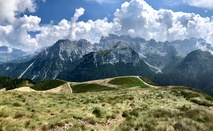
//> input picture images/fiamma.jpg, 213 x 131 px, shrunk from 1600 x 981 before the run
$ ./toonify images/fiamma.jpg 3 3 2   (built with g++ and OpenCV 4)
//> lines starting //> are read from the running program, lines starting //| are printed output that depends on the picture
#include <opencv2/opencv.hpp>
#include <opencv2/photo.hpp>
#include <iostream>
#include <map>
#include <vector>
#include <stack>
#include <cassert>
#include <limits>

struct lessVec3b {
    bool operator()(cv::Vec3b const& lhs, cv::Vec3b const& rhs) const {
        return (lhs[2] != rhs[2]) ? (lhs[2] < rhs[2])
                                  : ((lhs[1] != rhs[1]) ? (lhs[1] < rhs[1])
                                                        : (lhs[0] < rhs[0]));
    }
};

typedef std::map<cv::Vec3b, uint64_t, lessVec3b> map_type;

void reduce_colors_kmeans(cv::Mat3b const& src, cv::Mat3b& dst, int num_colors,
                          std::vector<int>& labels, cv::Mat1f& colors,
                          map_type& palette) {
    int n = src.rows * src.cols;
    cv::Mat data = src.reshape(1, n);
    data.convertTo(data, CV_32F);

    labels.reserve(n);
    cv::kmeans(data, num_colors, labels, cv::TermCriteria(), 1,
               cv::KMEANS_PP_CENTERS, colors);

    for (int i = 0; i < n; ++i) {
        int label = labels[i];
        data.at<float>(i, 0) = colors(label, 0);
        data.at<float>(i, 1) = colors(label, 1);
        data.at<float>(i, 2) = colors(label, 2);
        cv::Vec3b color(colors(label, 0), colors(label, 1), colors(label, 2));
        auto it = palette.find(color);
        if (it == palette.end()) {
            palette[color] = 1;
        } else {
            palette[color] += 1;
        }
    }

    cv::Mat reduced = data.reshape(3, src.rows);
    reduced.convertTo(dst, CV_8U);
}

void print_color_numbers(cv::Mat3b& dst, int rows, int cols,
                         std::vector<int> const& labels,
                         std::vector<cv::Point2f> const& centroids,
                         cv::Mat1f const& colors, map_type& palette) {
    static const float font_scale = 1.0;
    static const float thickness = 0.5;

    assert(labels.size() == centroids.size());

    static const size_t step = 1;
    for (size_t i = 0; i < centroids.size(); i += step) {
        if (i > centroids.size()) break;
        auto centroid = centroids[i];
        int label = labels[i];

        cv::Vec3b color(colors(label, 0), colors(label, 1), colors(label, 2));

        auto it = palette.find(color);
        assert(it != palette.end());
        auto color_id = (*it).second;
        std::cout << "region " << i << ": color_id " << color_id << std::endl;

        cv::putText(dst, std::to_string(color_id), centroid,
                    cv::FONT_HERSHEY_PLAIN, font_scale, CV_RGB(255, 0, 0),
                    thickness);
        // cv::circle(dst, centroid, 8, cv::Scalar(0, 255, 0), -1);
    }
}

void reshape2d(std::vector<int> const& labels,
               std::vector<std::vector<int>>& labels2d, int num_rows,
               int num_cols) {
    assert(labels.size() == num_rows * num_cols);
    labels2d.resize(num_rows, std::vector<int>());
    for (int i = 0; i != num_rows; ++i) {
        labels2d[i].resize(num_cols);
        memcpy(&labels2d[i][0], &labels[i * num_cols], sizeof(int) * num_cols);
    }
}

void visit(std::vector<std::vector<int>> const& labels2d, int r, int c,
           int label, std::vector<std::vector<bool>>& visited,
           std::vector<cv::Point2f>& region) {
    assert(r >= 0);
    assert(c >= 0);
    assert(r < labels2d.size());
    assert(c < labels2d[0].size());
    assert(labels2d[r][c] == label);

    if (visited[r][c]) return;

    // visit neighbours if they are unvisited and have the same label

    std::stack<cv::Point2f> queue;
    queue.emplace(r, c);

    while (!queue.empty()) {
        auto point = queue.top();
        r = point.x;
        c = point.y;
        queue.pop();
        if (!visited[r][c]) {
            visited[r][c] = true;
            region.emplace_back(r, c);

            // r-1,c-1
            if (r - 1 >= 0 and c - 1 >= 0 and !visited[r - 1][c - 1] and
                labels2d[r - 1][c - 1] == label) {
                queue.emplace(r - 1, c - 1);
            }

            // r-1,c
            if (r - 1 >= 0 and !visited[r - 1][c] and
                labels2d[r - 1][c] == label) {
                queue.emplace(r - 1, c);
            }

            // r-1,c+1
            if (r - 1 >= 0 and c + 1 < labels2d[0].size() and
                !visited[r - 1][c + 1] and labels2d[r - 1][c + 1] == label) {
                queue.emplace(r - 1, c + 1);
            }

            // r,c-1
            if (c - 1 >= 0 and !visited[r][c - 1] and
                labels2d[r][c - 1] == label) {
                queue.emplace(r, c - 1);
            }

            // r,c+1
            if (c + 1 < labels2d[0].size() and !visited[r][c + 1] and
                labels2d[r][c + 1] == label) {
                queue.emplace(r, c + 1);
            }

            // r+1,c-1
            if (r + 1 < labels2d.size() and c - 1 >= 0 and
                !visited[r + 1][c - 1] and labels2d[r + 1][c - 1] == label) {
                queue.emplace(r + 1, c - 1);
            }

            // r+1,c
            if (r + 1 < labels2d.size() and !visited[r + 1][c] and
                labels2d[r + 1][c] == label) {
                queue.emplace(r + 1, c);
            }

            // r+1,c+1
            if (r + 1 < labels2d.size() and !visited[r + 1][c + 1] and
                c + 1 < labels2d[0].size() and
                labels2d[r + 1][c + 1] == label) {
                queue.emplace(r + 1, c + 1);
            }
        }
    }
}

void visit(std::vector<std::vector<int>> const& labels2d,
           std::vector<std::vector<cv::Point2f>>& regions) {
    int num_rows = labels2d.size();
    int num_cols = labels2d[0].size();

    std::vector<std::vector<bool>> visited;
    visited.resize(num_rows, std::vector<bool>());
    for (int r = 0; r != num_rows; ++r) { visited[r].resize(num_cols, false); }

    for (int r = 0; r != num_rows; ++r) {
        for (int c = 0; c != num_cols; ++c) {
            std::vector<cv::Point2f> region;
            int label = labels2d[r][c];
            visit(labels2d, r, c, label, visited, region);
            if (region.size() > 0) { regions.push_back(region); }
        }
    }
}

cv::Point2f compute_centroid(  // int rows, int cols, uint64_t i,
    std::vector<cv::Point2f> const& region) {
    // [14 lines of commented-out code are left out]

    int K = 10;
    if (region.size() < K) K = region.size();
    const static int ITERATIONS = 3;
    std::vector<int> labels;
    std::vector<cv::Point2f> centers;
    labels.reserve(region.size());
    cv::kmeans(region, K, labels, cv::TermCriteria(), ITERATIONS,
               cv::KMEANS_PP_CENTERS, centers);

    // choose the centroid that minimizes the inner-centroid distance
    std::vector<double> distances;
    distances.reserve(centers.size());
    for (auto p : centers) {
        double sum = 0.0;
        for (auto q : centers) sum += cv::norm(p - q);
        distances.push_back(sum);
    }
    uint64_t index = std::min_element(distances.begin(), distances.end()) -
                     distances.begin();

    assert(index < centers.size());
    auto center = centers[index];
    return {center.y, center.x};
}

// [9 lines of commented-out code are left out]

void auto_canny(cv::Mat3b& src, cv::Mat& canny, std::string const& filename) {
    cv::Mat detected_edges;
    Canny(src, detected_edges, 1, 1, 3);
    canny = ~detected_edges;

    // uncomment the following piece of code to blend edges and original image
    // cv::Mat dst = Scalar::all(0);
    // cv::Mat addweight;
    // src.copyTo(dst, detected_edges);  // copy part of src image according to
    // the
    //                                   // canny output, canny is used as mask
    // cvtColor(detected_edges, detected_edges,
    //          COLOR_GRAY2BGR);  // convert canny image to bgr
    // addWeighted(src, 1.0, detected_edges, 1.0, 1.0,
    //             addweight);  // blend src image with canny image
    // src += detected_edges;   // add src image with canny image
}

int main(int argc, char** argv) {
    if (argc < 1 + 4) {
        std::cout << argv[0]
                  << " [path_to_file] [num_colors] [blur_level] [scale_factor]"
                  << std::endl;
        return 1;
    }

    std::string filename(argv[1]);
    int num_colors = std::atoi(argv[2]);
    int blur_level = std::atoi(argv[3]);
    cv::Mat3b read = cv::imread(argv[1]);
//> read is the input picture: 131 rows x 213 cols, CV_8UC3; mean B, G, R 130.9, 132.5, 119.8
    float scale_factor = std::stof(argv[4]);
//> scale_factor = 2

    // resize the image
    cv::Mat3b img;
    cv::resize(read, img, cv::Size(), scale_factor, scale_factor);
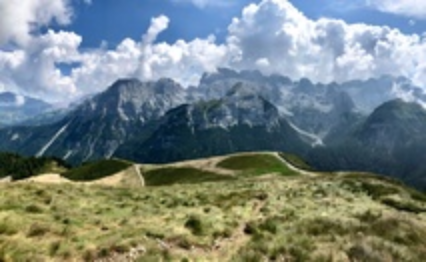
//> img: 262 rows x 426 cols, CV_8UC3; mean B, G, R 130.9, 132.4, 119.7

    // smooth image to remove noise
    // typical values are 7, 9, or larger for bigger images
    cv::Mat3b blurred;
    cv::medianBlur(img, blurred, blur_level);

    // apply bilateral filtering
    cv::Mat3b filtered;
    cv::bilateralFilter(blurred, filtered, 9, 17, 17);

    // reduce number of colors
    cv::Mat3b reduced;
    std::vector<int> labels;
    cv::Mat1f colors;
    map_type palette;
    reduce_colors_kmeans(filtered, reduced, num_colors, labels, colors,
                         palette);
//> in reduce_colors_kmeans, `cv::kmeans(data, num_colors, labels, cv::TermCriteria(), 1, cv::KMEANS..`: labels = 111612 items; colors = [[127.1, 139.2, 129.1], [62.17, 67.88, 53.05], [220.6, 199.6, 185]]
//> the loop in reduce_colors_kmeans, `for (int i = 0; i < n; ++i)` made 111612 passes
//> (label, color) on passes 1 to 3: (2, [220, 199, 184]), (2, [220, 199, 184]), (2, [220, 199, 184])
//> in reduce_colors_kmeans, `cv::Mat reduced = data.reshape(3, src.rows);`:
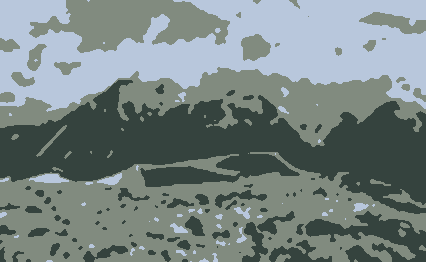
//> reduced: 262 rows x 426 cols, CV_32FC3; mean B, G, R 130.8, 132.3, 119.6
//> labels = 111612 items; palette = 3 items

    // write palette
    static const double MIN_AREA = 0.1;
    std::cout << "rows: " << img.rows << std::endl;
//| rows: 262
    std::cout << "cols: " << img.cols << std::endl;
//| cols: 426
    uint64_t area = img.rows * img.cols;
//> area = 111612

    uint64_t count = 0;
    for (auto& color : palette) {
        double color_area = (color.second * 100.0) / area;
        if (color_area > MIN_AREA) ++count;
    }
//> this loop made 3 passes
//> color_area on passes 1 to 3: 31.49, 42.62, 25.89
//> after the loop, count = 3

    static const uint64_t PALETTE_SIZE = 150;
    static const uint64_t OFFSET = 50;
    // Print palette and assing color id
    cv::Mat3b palette_img(PALETTE_SIZE + OFFSET, count * PALETTE_SIZE);
//> palette_img: 200 rows x 450 cols, CV_8UC3; every value is 0
    palette_img.setTo(cv::Scalar(255, 255, 255));
//> palette_img: 200 rows x 450 cols, CV_8UC3; every value is 255
    uint64_t id = 1;
    for (auto& color : palette) {
        double color_area = (color.second * 100.0) / area;
        if (color_area > MIN_AREA) {
            color.second = id;

            std::cout << "Color " << color.second << " : rgb("
                      << int(color.first[2]) << ", " << int(color.first[1])
                      << ", " << int(color.first[0]) << ")"
                      << " \t - Area: " << color_area << "%" << std::endl;

            uint64_t base = (id - 1) * PALETTE_SIZE;
            for (uint64_t i = 0; i != PALETTE_SIZE; ++i) {
                for (uint64_t j = 0; j != PALETTE_SIZE; ++j) {
                    palette_img.at<cv::Vec3b>(j + OFFSET, base + i) =
                        color.first;
                }
            }

            cv::putText(
                palette_img, std::to_string(id),
                cv::Point(base + PALETTE_SIZE / 2 - 10, OFFSET / 2 + 10),
                cv::FONT_HERSHEY_PLAIN, 2, CV_RGB(0, 0, 0), 2);

            id += 1;
        }
    }
//> this loop made 3 passes
//> (color_area, base) on passes 2 to 3: (42.62, 150), (25.89, 300)
//| Color 1 : rgb(53, 67, 62) 	 - Area: 31.4903%
//| Color 2 : rgb(129, 139, 127) 	 - Area: 42.6155%
//| Color 3 : rgb(184, 199, 220) 	 - Area: 25.8942%
//> pass 1, `cv::putText( palette_img, std::to_string(id), cv::Point(base + PALETTE..`:
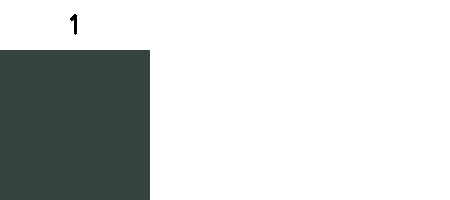
//> palette_img: 200 rows x 450 cols, CV_8UC3; mean B, G, R 206.5, 207.8, 204.3
//> pass 3, `cv::putText( palette_img, std::to_string(id), cv::Point(base + PALETTE..`:
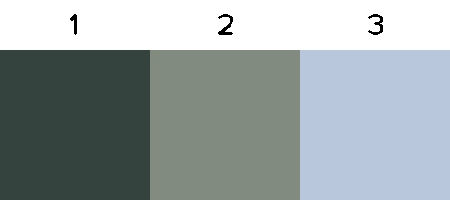
//> palette_img: 200 rows x 450 cols, CV_8UC3; mean B, G, R 165.1, 164.1, 154.3
//> after the loop, id = 4

    cv::imwrite(filename + ".palette.jpeg", palette_img);

    std::vector<std::vector<int>> labels2d;
    reshape2d(labels, labels2d, img.rows, img.cols);
//> in reshape2d, `labels2d.resize(num_rows, std::vector<int>());`: labels2d = 262 items
//> labels2d = 262 items

    // calculate regions
    std::vector<std::vector<cv::Point2f>> regions;
    visit(labels2d, regions);
//> in visit, `int num_rows = labels2d.size();`: num_rows = 262
//> in visit, `int num_cols = labels2d[0].size();`: num_cols = 426
//> in visit, `visited.resize(num_rows, std::vector<bool>());`: visited = 262 items
//> after the loop in visit, `for (int r = 0; r != num_rows; ++r)`: regions = 173 point lists
//> regions = 173 point lists
    std::cout << "visit done!" << std::endl;

    // Canny's edge detection
    cv::Mat canny;
    auto_canny(reduced, canny, filename);
//> in auto_canny, `Canny(src, detected_edges, 1, 1, 3);`:
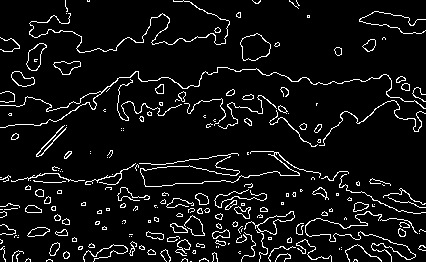
//> detected_edges: 262 rows x 426 cols, CV_8UC1; 6.9% white in thin lines or dots
//> in auto_canny, `canny = ~detected_edges;`: canny: 262 rows x 426 cols, CV_8UC1; 93.1% white; black in thin lines or dots
    cv::imwrite(filename + ".canny.jpeg", canny);
    cv::imwrite(filename + ".toonified.jpeg", reduced);
    cv::Mat3b canny3b = cv::imread((filename + ".canny.jpeg").c_str());
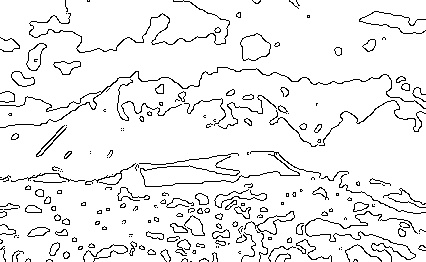
//> canny3b: 262 rows x 426 cols, CV_8UC3; min 0, max 255, mean 237.1
    // cv::Mat3b canny3b = canny;

    // calculate centroids of regions
    std::vector<cv::Point2f> centroids;
    centroids.reserve(regions.size());
    std::vector<int> final_labels;
    final_labels.reserve(regions.size());

    uint64_t sum = 0;
    for (uint64_t i = 0; i != regions.size(); ++i) {
        auto const& region = regions[i];
        sum += region.size();
        double color_area = (region.size() * 100.0) / area;
        if (color_area > MIN_AREA / 10) {
            // std::cout << region.size() << " points in region" << std::endl;
            // auto centroid = compute_centroid(img.rows, img.cols, i, region);
            auto centroid = compute_centroid(region);
            centroids.push_back(centroid);
            auto first_point = region.front();
            uint64_t index = first_point.x * img.cols + first_point.y;
            int label = labels[index];

            final_labels.push_back(label);

            // [13 lines of commented-out code are left out]
        }
    }
//> this loop made 173 passes
//> (sum, color_area, center in compute_centroid, centroid, first_point, index, label) on passes 1, 23, 53: (27473, 24.61, Point(34.73, 225.9), Point(225.9, 34.73), Point(0, 0), 0, 2), (75621, 24.71, Point(148.4, 234.1), Point(234.1, 148.4), Point(80, 118), 34198, 1), (102476, 23.18, Point(237.6, 155), Point(155, 237.6), Point(152, 250), 65002, 0)

    assert(sum == area);
    std::cout << "#ignore " << sum << std::endl;
//| #ignore 111612

    // annotate image with colors' numbers
    print_color_numbers(canny3b, img.rows, img.cols, final_labels, centroids,
                        colors, palette);
//> the loop in print_color_numbers, `for (size_t i = 0; i < centroids.size(); i += step)` made 125 passes
//| region 0: color_id 3
//| region 1: color_id 2
//| region 2: color_id 2
//| region 3: color_id 2
//| region 4: color_id 2
//| region 5: color_id 2
//| region 6: color_id 3
//| region 7: color_id 2
//> (output is shown up to pass 8 of 125)
//> after the loop in print_color_numbers, `for (size_t i = 0; i < centroids.size(); i += step)`:
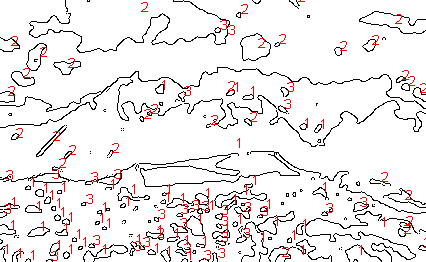
//> dst: 262 rows x 426 cols, CV_8UC3; mean B, G, R 232.9, 232.9, 237.7
    imwrite(filename + ".annotated.jpeg", canny3b);

    return 0;
}

$ run again, on images/meat-ball.jpeg
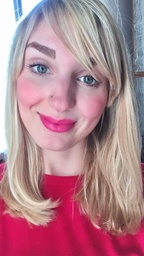
//> input picture images/meat-ball.jpeg, 144 x 256 px, shrunk from 720 x 1278 before the run
//> read is the input picture: 256 rows x 144 cols, CV_8UC3; mean B, G, R 142.7, 131.2, 176.8
//> scale_factor = 2
//> in reduce_colors_kmeans, `cv::kmeans(data, num_colors, labels, cv::TermCriteria(), 1, cv::KMEANS..`: labels = 147456 items; colors = [[123.4, 119.8, 141.5], [76.02, 30.12, 173.1], [187.1, 184.8, 205.9]]
//> the loop in reduce_colors_kmeans, `for (int i = 0; i < n; ++i)` made 147456 passes
//> (label, color) on passes 1 to 3: (2, [187, 184, 205]), (2, [187, 184, 205]), (2, [187, 184, 205])
//> `reduce_colors_kmeans(filtered, reduced, num_colors, labels, colors, pa..`: labels = 147456 items; palette = 3 items
//| rows: 512
//| cols: 288
//> the loop `for (auto& color : palette)` made 3 passes
//> color_area on passes 1, 3: 35.03, 45.02
//> after the loop `for (auto& color : palette)`: count = 3
//> the loop `for (auto& color : palette)` made 3 passes
//> (color_area, base) on pass 3: (45.02, 300)
//> (printed output is left out)
//> after the loop `for (auto& color : palette)`: id = 4
//> in reshape2d, `labels2d.resize(num_rows, std::vector<int>());`: labels2d = 512 items
//> num_rows = 512
//> num_cols = 288
//> visited = 512 items
//> after the loop in visit, `for (int r = 0; r != num_rows; ++r)`: regions = 74 point lists
//> in auto_canny, `Canny(src, detected_edges, 1, 1, 3);`:
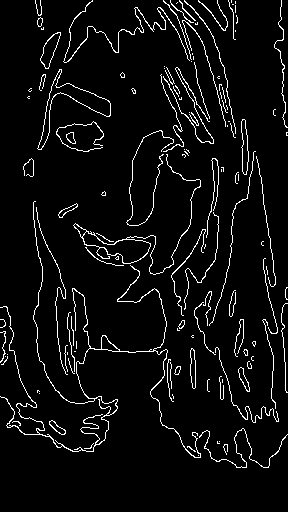
//> detected_edges: 512 rows x 288 cols, CV_8UC1; 5.3% white in thin lines or dots
//> canny: 512 rows x 288 cols, CV_8UC1; 94.7% white; black in thin lines or dots
//> the loop `for (uint64_t i = 0; i != regions.size(); ++i)` made 74 passes
//> (sum, color_area, center in compute_centroid, centroid, first_point, index, label) on passes 1, 5: (54091, 36.68, Point(143.6, 119.6), Point(119.6, 143.6), Point(0, 0), 0, 2), (95043, 25.38, Point(227.5, 209.7), Point(209.7, 227.5), Point(0, 184), 184, 0)
//> after the loop `for (uint64_t i = 0; i != regions.size(); ++i)`: sum = 147456
//| #ignore 147456
//> the loop in print_color_numbers, `for (size_t i = 0; i < centroids.size(); i += step)` made 51 passes
//> (centroid, label, color, color_id) on passes 1 to 8: (Point(119.6, 143.6), 2, [187, 184, 205], 3), (Point(39.29, 5), 0, [123, 119, 141], 1), (Point(129.9, 23.29), 0, [123, 119, 141], 1), (Point(181, 9.12), 0, [123, 119, 141], 1), (Point(209.7, 227.5), 0, [123, 119, 141], 1), (Point(214.6, 13.97), 2, [187, 184, 205], 3), (Point(234.2, 12.3), 2, [187, 184, 205], 3), (Point(284.1, 57.12), 2, [187, 184, 205], 3)
//> (printed output is left out)
//> after the loop in print_color_numbers, `for (size_t i = 0; i < centroids.size(); i += step)`:
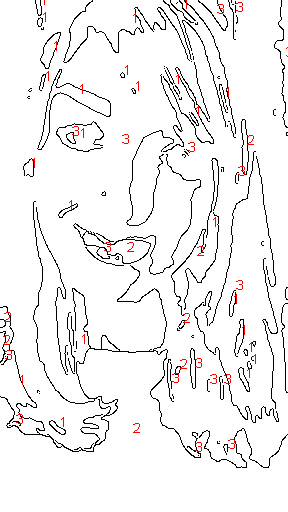
//> dst: 512 rows x 288 cols, CV_8UC3; mean B, G, R 239.9, 239.9, 241.3
